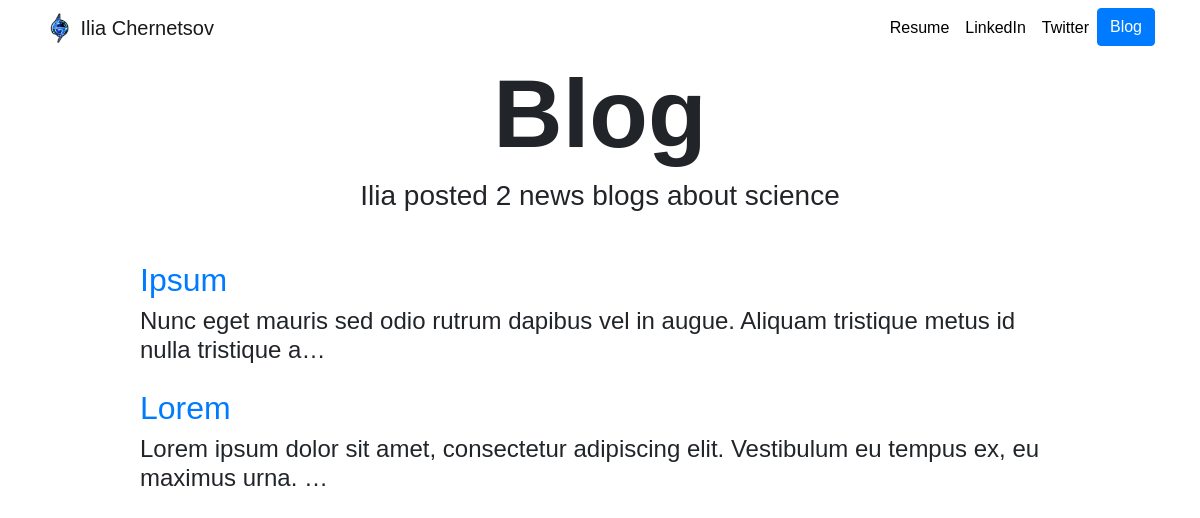
The page /blog/ on the database as committed earlier.
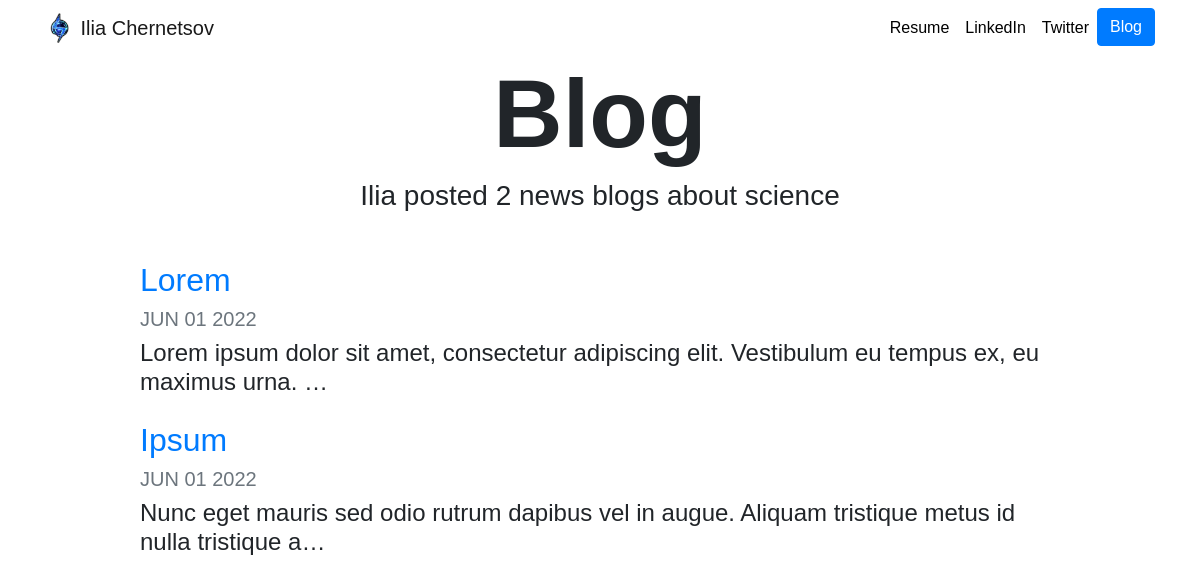
The same page on the database as committed later.
### blog/models.py (models this page shows, shortened)
class Blog(models.Model):
    title = models.CharField(max_length=200)
    description = models.TextField()
    date = models.DateField()

### blog/views.py (the view)
# urls.py: path('', views.all_blogs, name='all_blogs'),
def all_blogs(request):
    blogs = Blog.objects.order_by('-date')
    return render(request, 'blog/all_blogs.html', {'blogs': blogs})

### templates/blog/all_blogs.html
{% extends "base.html" %}
{% load static %}
{% block content %}
<h1 id="blogtitle" class="font-weight-bold text-center">Blog</h1>
<h3 class="text-center mb-5">Ilia posted {{ blogs.count }} news blog{{ blogs.count|pluralize }} about science</h3>
{% for blog in blogs %}
<div class="row justify-content-center my-3">
  <div class="col-md-10">
    <a href="{% url 'blog:detail' blog.id %}">
      <h2>{{ blog.title }}</h2>
    </a>
    <h5 class="text-muted">{{ blog.date|date:'M d Y'|upper }}</h5>
    <h4>{{ blog.description|striptags|truncatechars:100 }}</h4>
  </div>
</div>
{% endfor %}
{% endblock %}

Rows that differ between the two databases and show on the page:
changed Blog "Lorem": date (not shown) → "JUN 01 2022"; moves up the list
changed Blog "Ipsum": date (not shown) → "JUN 01 2022"
